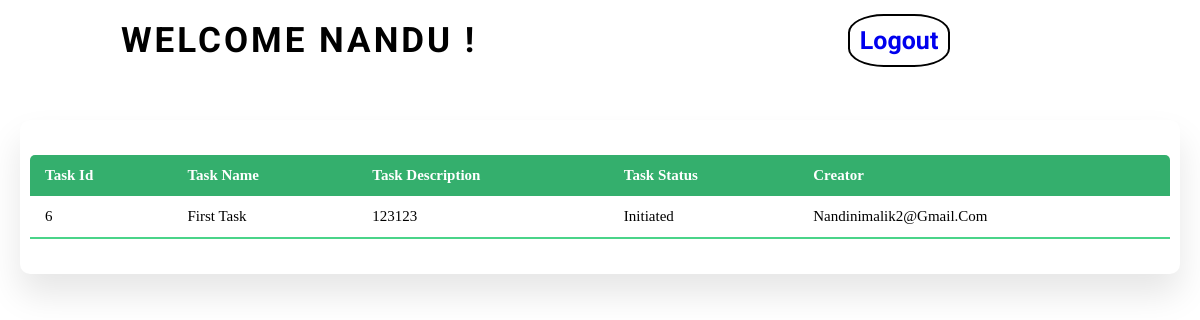
Before: /student/dashboard/7/ (signed in) with the older database file.
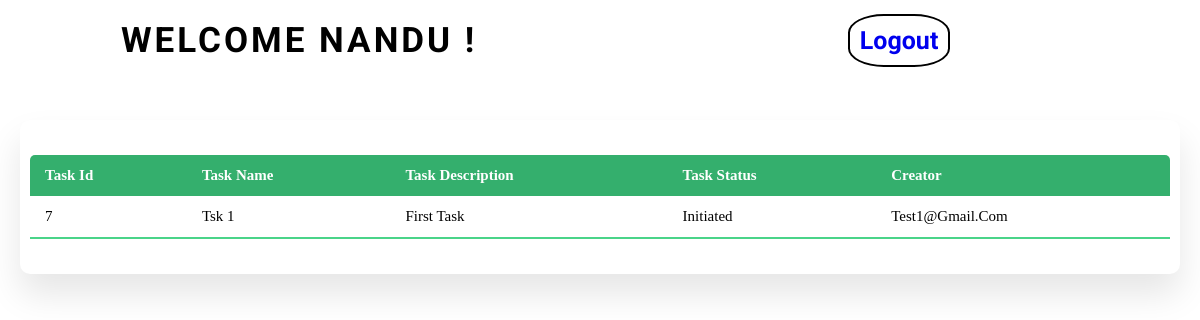
After: the same page with the newer database file.
### task/models.py (models this page shows)
class Task(models.Model):
    task_id=models.AutoField(primary_key=True,auto_created=True)
    task_name=models.CharField(max_length=50)
    task_description=models.TextField()
    task_status=models.CharField(max_length=50,choices=(
        ("Initiate","Initiate"),
        ("Pending","Pending"),
        ("Completed","Completed"),
        ("OnHold","OnHold")
    ))
    creator_id=models.ForeignKey(CustomUser,on_delete=models.CASCADE)
    def __str__(self):
        return self.task_name

class CustomUser(AbstractUser):
    username = None
    name= models.CharField(max_length=50,null=True)
    email = models.EmailField(_('email address'), unique=True)
    phone = models.CharField(max_length=10,validators=[MinLengthValidator(10)],unique=True)
    gender=models.CharField(max_length=50,choices=(("Male","Male"),("Female","Female"),("Other","Other")))
    country=models.CharField(max_length=50,null=True)
    experience=models.CharField(max_length=50,null=True)
    role=models.CharField(max_length=50,choices=((
        ("Teacher","Teacher"),
        ("Student","Student"))))
    USERNAME_FIELD = 'email'
    REQUIRED_FIELDS = []
    objects = CustomUserManager()
    def __str__(self):
        return self.email

### task/views.py (the view)
# urls.py: path('student/dashboard/<int:pk>/',views.studentDashboard,name="student_dashboard"),
@login_required(redirect_field_name='/login/')
def studentDashboard(request,pk):
    if(request.user.id!=pk or request.user.role!='Student'):
        return HttpResponse('Unauthorized', status=401)
    taskAssignments=TaskAssignment.objects.filter(student_id=request.user)
    print(request.user)
    task_ids=[task.task_id.task_id for task in taskAssignments]
    print(task_ids)
    tasks=Task.objects.filter(task_id__in=task_ids)
    print(tasks)
    return render(request,'studentDashboard.html',{"tasks":tasks,"name":request.user.name})

### task/templates/studentDashboard.html (shortened to what this page needs)
{% load static %}
<!DOCTYPE html>
<html lang="en">
  <head>
    <link rel="stylesheet" href="{% static 'css/teach.css' %}" />
  </head>
  <body>
    <nav>
      <div class="logo">
        <h4>Welcome {{name}} !</h4>
      </div>
      <ul class="nav-links">
        <li>
          <a href="/logout/">Logout</a>
        </li>
      </ul>
    </nav>
    <section class="main">
      <section class="tasks">
        <section class="task-list">
          <table class="table">
            <thead>
              <tr>
                <th>Task Id</th>
                <th>Task Name</th>
                <th>Task Description</th>
                <th>Task Status</th>
                <th>Creator</th>
              </tr>
            </thead>
            <tbody>
              {% for task in tasks%}
              <tr>
                <td>{{task.task_id}}</td>
                <td>{{task.task_name}}</td>
                <td>{{task.task_description}}</td>
                <td>{{task.task_status}}</td>
                <td>{{task.creator_id}}</td>
              </tr>
              {% endfor %}
            </tbody>
          </table>
        </section>
      </section>
    </section>
  </body>
</html>

Changed rows visible on the page:
no longer on this page (row unchanged): Task: task_id "6", task_name "First Task", task_description "123123", task_status "Initiated", creator_id "Nandinimalik2@gmail.com"
added Task: task_id "7", task_name "Tsk 1", task_description "First Task", task_status "Initiated", creator_id "Test1@gmail.com"
